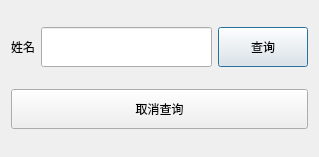
<?xml version="1.0" encoding="UTF-8"?>
<ui version="4.0">
 <class>FindDlg</class>
 <widget class="QDialog" name="FindDlg">
  <property name="geometry">
   <rect>
    <x>0</x>
    <y>0</y>
    <width>319</width>
    <height>157</height>
   </rect>
  </property>
  <property name="windowTitle">
   <string>Dialog</string>
  </property>
  <layout class="QVBoxLayout" name="verticalLayout">
   <item>
    <layout class="QHBoxLayout" name="horizontalLayout">
     <item>
      <widget class="QLabel" name="label">
       <property name="text">
        <string>姓名</string>
       </property>
       <property name="alignment">
        <set>Qt::AlignCenter</set>
       </property>
      </widget>
     </item>
     <item>
      <widget class="QLineEdit" name="txName">
       <property name="minimumSize">
        <size>
         <width>0</width>
         <height>40</height>
        </size>
       </property>
      </widget>
     </item>
     <item>
      <widget class="QPushButton" name="pushButton">
       <property name="minimumSize">
        <size>
         <width>90</width>
         <height>40</height>
        </size>
       </property>
       <property name="text">
        <string>查询</string>
       </property>
      </widget>
     </item>
    </layout>
   </item>
   <item>
    <widget class="QPushButton" name="pushButton_2">
     <property name="minimumSize">
      <size>
       <width>90</width>
       <height>40</height>
      </size>
     </property>
     <property name="text">
      <string>取消查询</string>
     </property>
    </widget>
   </item>
  </layout>
 </widget>
 <resources/>
 <connections/>
</ui>
